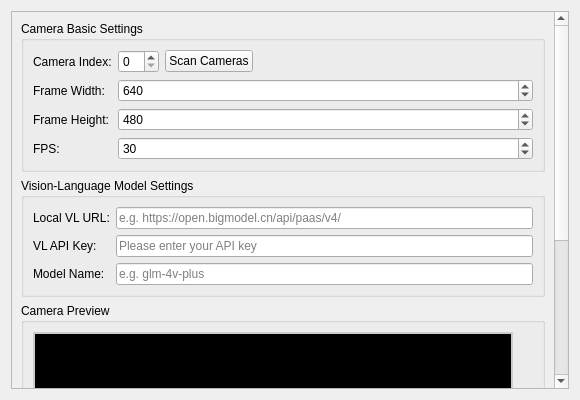
<?xml version="1.0" encoding="UTF-8"?>
<ui version="4.0">
 <class>CameraWidget</class>
 <widget class="QWidget" name="CameraWidget">
  <property name="geometry">
   <rect>
    <x>0</x>
    <y>0</y>
    <width>580</width>
    <height>400</height>
   </rect>
  </property>
    <property name="windowTitle">
     <string>Camera</string>
    </property>
  <layout class="QVBoxLayout" name="verticalLayout">
   <item>
    <widget class="QScrollArea" name="scrollArea">
     <property name="widgetResizable">
      <bool>true</bool>
     </property>
     <widget class="QWidget" name="scrollAreaWidgetContents">
      <property name="geometry">
       <rect>
        <x>0</x>
        <y>0</y>
        <width>578</width>
        <height>380</height>
       </rect>
      </property>
      <layout class="QVBoxLayout" name="contentLayout">
       <item>
        <widget class="QGroupBox" name="camera_basic_group">
         <property name="title">
          <string>Camera Basic Settings</string>
         </property>
         <layout class="QFormLayout" name="basic_layout">
          <item row="0" column="0">
           <widget class="QLabel" name="label_camera_index">
            <property name="text">
             <string>Camera Index:</string>
            </property>
           </widget>
          </item>
          <item row="0" column="1">
           <layout class="QHBoxLayout" name="camera_index_layout">
            <item>
             <widget class="QSpinBox" name="camera_index_spin">
              <property name="minimum">
               <number>0</number>
              </property>
              <property name="maximum">
               <number>10</number>
              </property>
             </widget>
            </item>
            <item>
             <widget class="QPushButton" name="scan_camera_btn">
              <property name="text">
               <string>Scan Cameras</string>
              </property>
             </widget>
            </item>
            <item>
             <spacer name="horizontalSpacer">
              <property name="orientation">
               <enum>Qt::Horizontal</enum>
              </property>
              <property name="sizeHint" stdset="0">
               <size>
                <width>40</width>
                <height>20</height>
               </size>
              </property>
             </spacer>
            </item>
           </layout>
          </item>
          <item row="1" column="0">
            <widget class="QLabel" name="label_frame_width">
            <property name="text">
             <string>Frame Width:</string>
            </property>
           </widget>
          </item>
          <item row="1" column="1">
           <widget class="QSpinBox" name="frame_width_spin">
            <property name="minimum">
             <number>320</number>
            </property>
            <property name="maximum">
             <number>3840</number>
            </property>
            <property name="singleStep">
             <number>160</number>
            </property>
            <property name="value">
             <number>640</number>
            </property>
           </widget>
          </item>
          <item row="2" column="0">
           <widget class="QLabel" name="label_frame_height">
            <property name="text">
             <string>Frame Height:</string>
            </property>
           </widget>
          </item>
          <item row="2" column="1">
           <widget class="QSpinBox" name="frame_height_spin">
            <property name="minimum">
             <number>240</number>
            </property>
            <property name="maximum">
             <number>2160</number>
            </property>
            <property name="singleStep">
             <number>120</number>
            </property>
            <property name="value">
             <number>480</number>
            </property>
           </widget>
          </item>
          <item row="3" column="0">
           <widget class="QLabel" name="label_fps">
            <property name="text">
             <string>FPS:</string>
            </property>
           </widget>
          </item>
          <item row="3" column="1">
           <widget class="QSpinBox" name="fps_spin">
            <property name="minimum">
             <number>1</number>
            </property>
            <property name="maximum">
             <number>60</number>
            </property>
            <property name="value">
             <number>30</number>
            </property>
           </widget>
          </item>
         </layout>
        </widget>
       </item>
       <item>
        <widget class="QGroupBox" name="vl_group">
         <property name="title">
          <string>Vision-Language Model Settings</string>
         </property>
         <layout class="QFormLayout" name="vl_layout">
          <item row="0" column="0">
            <widget class="QLabel" name="label_local_vl_url">
            <property name="text">
             <string>Local VL URL:</string>
            </property>
           </widget>
          </item>
          <item row="0" column="1">
           <widget class="QLineEdit" name="local_vl_url_edit">
             <property name="placeholderText">
             <string>e.g. https://open.bigmodel.cn/api/paas/v4/</string>
            </property>
           </widget>
          </item>
          <item row="1" column="0">
            <widget class="QLabel" name="label_vl_api_key">
            <property name="text">
             <string>VL API Key:</string>
            </property>
           </widget>
          </item>
          <item row="1" column="1">
           <widget class="QLineEdit" name="vl_api_key_edit">
            <property name="echoMode">
             <enum>QLineEdit::Password</enum>
            </property>
             <property name="placeholderText">
             <string>Please enter your API key</string>
            </property>
           </widget>
          </item>
          <item row="2" column="0">
            <widget class="QLabel" name="label_models">
            <property name="text">
             <string>Model Name:</string>
            </property>
           </widget>
          </item>
          <item row="2" column="1">
           <widget class="QLineEdit" name="models_edit">
             <property name="placeholderText">
             <string>e.g. glm-4v-plus</string>
            </property>
           </widget>
          </item>
         </layout>
        </widget>
       </item>
       <item>
        <widget class="QGroupBox" name="preview_group">
         <property name="title">
          <string>Camera Preview</string>
         </property>
         <layout class="QVBoxLayout" name="preview_layout">
          <item>
           <widget class="QLabel" name="preview_label">
            <property name="minimumSize">
             <size>
              <width>320</width>
              <height>240</height>
             </size>
            </property>
            <property name="maximumSize">
             <size>
              <width>480</width>
              <height>360</height>
             </size>
            </property>
            <property name="styleSheet">
             <string>border: 2px solid #ccc; background-color: #000;</string>
            </property>
            <property name="text">
             <string>Camera preview area\nClick to refresh preview or change camera index</string>
            </property>
            <property name="alignment">
             <set>Qt::AlignCenter</set>
            </property>
           </widget>
          </item>
          <item>
           <layout class="QHBoxLayout" name="preview_controls_layout">
            <item>
             <widget class="QPushButton" name="start_preview_btn">
              <property name="text">
               <string>Start Preview</string>
              </property>
             </widget>
            </item>
            <item>
             <widget class="QPushButton" name="stop_preview_btn">
              <property name="text">
               <string>Stop Preview</string>
              </property>
              <property name="enabled">
               <bool>false</bool>
              </property>
             </widget>
            </item>
            <item>
             <spacer name="preview_spacer">
              <property name="orientation">
               <enum>Qt::Horizontal</enum>
              </property>
              <property name="sizeHint" stdset="0">
               <size>
                <width>40</width>
                <height>20</height>
               </size>
              </property>
             </spacer>
            </item>
           </layout>
          </item>
         </layout>
        </widget>
       </item>
       <item>
        <spacer name="verticalSpacer">
         <property name="orientation">
          <enum>Qt::Vertical</enum>
         </property>
         <property name="sizeHint" stdset="0">
          <size>
           <width>20</width>
           <height>20</height>
          </size>
         </property>
        </spacer>
       </item>
      </layout>
     </widget>
    </widget>
   </item>
  </layout>
 </widget>
 <resources/>
 <connections/>
</ui>
